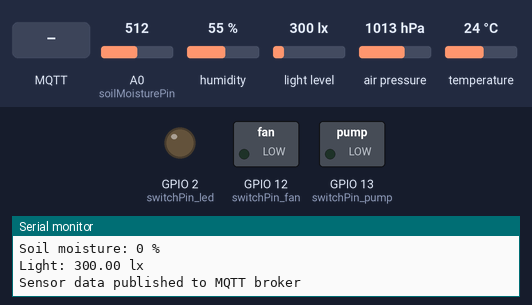
The sketch below on a simulated ESP8266 (NodeMCU). Parts: switched loads named in the sketch (green lamp = pin HIGH), output pins drawn as LEDs (lit = HIGH), the last lines printed to the serial monitor. The inputs (shaded band) are chosen by the test bench; at power-on: A0 (soilMoisturePin) = 512, humidity 55 %, light level 300 lx, air pressure 1013 hPa, temperature 24 °C. WiFi joins after 1.5 s; servers stay silent unless stated; random numbers use the default seed unless the sketch sets one; no MQTT or app messages arrive unless stated.

Above: at 3.2 s.
3.3 s: MQTT message "1" arrives on the first subscribed topic
At 4.5 s:
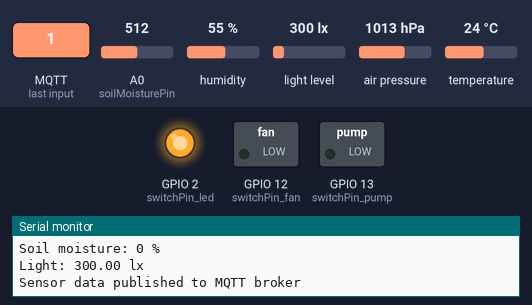
5.5 s: MQTT message "3" arrives on the second subscribed topic
At 6.7 s:
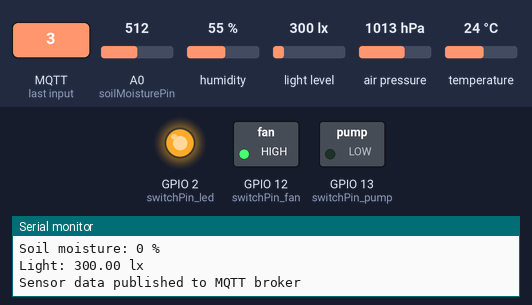
7.5 s: MQTT message "5" arrives on the third subscribed topic
At 8.9 s:
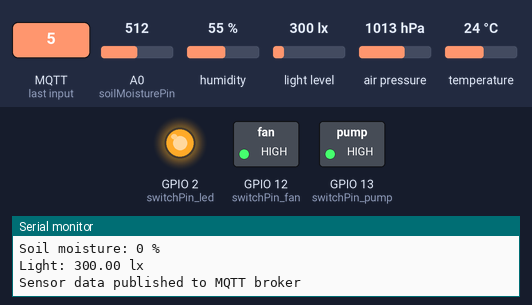
9.6 s: MQTT message "3" arrives on the first subscribed topic
At 11.0 s:
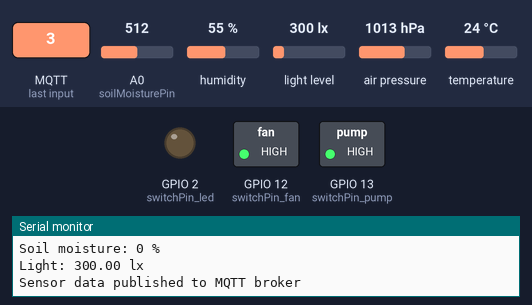
11.6 s: MQTT message "1" arrives on the second subscribed topic
At 13.2 s:
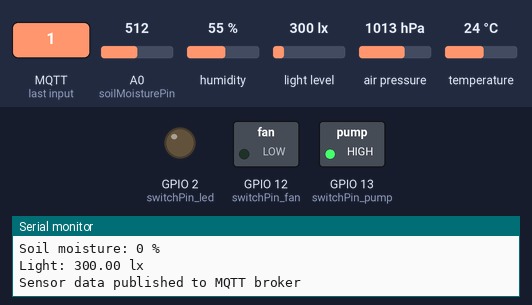
13.6 s: MQTT message "1" arrives on the third subscribed topic
At 15.4 s:
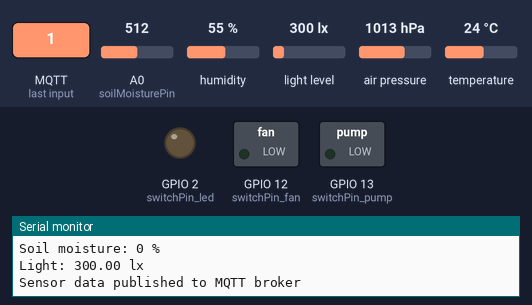
Timing chart, 0 to 16.6 s (numbered marks = the images above; inputs shaded):
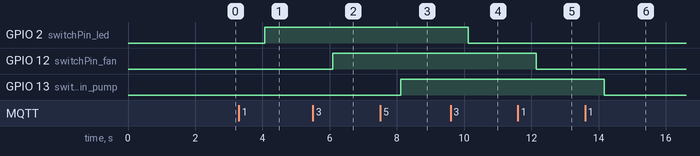

Measured:
- after the input at 3.3 s, GPIO 2 (switchPin_led): LOW → HIGH after 0.77 s
- after the input at 5.5 s, GPIO 12 (switchPin_fan): LOW → HIGH after 0.59 s
- after the input at 7.5 s, GPIO 13 (switchPin_pump): LOW → HIGH after 0.61 s
- after the input at 9.6 s, GPIO 2 (switchPin_led): HIGH → LOW after 0.53 s
- after the input at 11.6 s, GPIO 12 (switchPin_fan): HIGH → LOW after 0.54 s
- after the input at 13.6 s, GPIO 13 (switchPin_pump): HIGH → LOW after 0.56 s

The sketch:

sketch_apr08a.ino
```cpp
#include <ESP8266WiFi.h>
#include <PubSubClient.h>
#include <Adafruit_Sensor.h>
#include <Adafruit_BME280.h>
#include <BH1750.h>

// 請填入您的 WiFi 資訊
#define WIFI_SSID "YOUR_WIFI_SSID"
#define WIFI_PASSWORD "YOUR_WIFI_PASSWORD"

// 請填入您的 MQTT 伺服器資訊
#define MQTT_SERVER "YOUR_MQTT_SERVER_IP"
#define MQTT_PORT 1883
#define MQTT_USERNAME "YOUR_MQTT_USERNAME"
#define MQTT_PASSWORD "YOUR_MQTT_PASSWORD"

// 定義 MQTT Topic
#define MQTT_TOPIC "homeassistant/sensor/bme280"
#define MQTT_TOPIC_1 "homeassistant/sensor/soil_moisture"
#define MQTT_TOPIC_2 "homeassistant/sensor/bh1750"
#define MQTT_SWITCH_TOPIC "homeassistant/switch/led"
#define MQTT_SWITCH_TOPIC_1 "homeassistant/switch/fan"
#define MQTT_SWITCH_TOPIC_2 "homeassistant/switch/pump"

long lastMsg = 0;
char msg[50];
int value = 0;

WiFiClient wifiClient;
PubSubClient mqttClient(wifiClient);

Adafruit_BME280 bme;
BH1750 bh;
int soilMoisturePin = A0;
int soilMoistureValue = 0;
int switchPin_led = 2;
int switchPin_fan= 12;
int switchPin_pump= 13;

void setup() {
  Serial.begin(115200);
  pinMode(switchPin_led, OUTPUT);
  digitalWrite(switchPin_led, LOW);
  pinMode(switchPin_fan, OUTPUT);
  digitalWrite(switchPin_fan, LOW);
  pinMode(switchPin_pump, OUTPUT);
  digitalWrite(switchPin_pump, LOW);

  WiFi.mode(WIFI_STA);
  WiFi.begin(WIFI_SSID, WIFI_PASSWORD);

  while (WiFi.status() != WL_CONNECTED) {
    delay(1000);
    Serial.println("Connecting to WiFi...");
  }

  mqttClient.setServer(MQTT_SERVER, MQTT_PORT);
  mqttClient.setCallback(mqttCallback);

  while(!mqttClient.connected()) {
    String clientId = "ESP8266Client-";
    clientId += String(random(0xffff), HEX);

    if(mqttClient.connect(clientId.c_str(), MQTT_USERNAME, MQTT_PASSWORD)) {
      Serial.println("Connected to MQTT broker");
      mqttClient.subscribe(MQTT_SWITCH_TOPIC);
      mqttClient.subscribe(MQTT_SWITCH_TOPIC_1);
      mqttClient.subscribe(MQTT_SWITCH_TOPIC_2);
    } else {
      Serial.print("Failed to connect to MQTT broker, rc=");
      Serial.println(mqttClient.state());
      delay(1000);
    }
  }

  Serial.println("Connected to WiFi and MQTT broker");
}

void loop() {
  bme.begin(0x76); // I2C Address
  bh.begin();
  float temperature = bme.readTemperature();
  float humidity = bme.readHumidity();
  float pressure = bme.readPressure() / 100.0F;
  float light = bh.readLightLevel();
  soilMoistureValue = ((analogRead(soilMoisturePin))/1023)*100;

  Serial.print("Temperature: ");
  Serial.print(temperature);
  Serial.println(" *C");

  Serial.print("Humidity: ");
  Serial.print(humidity);
  Serial.println(" %");

  Serial.print("Soil moisture: ");
  Serial.print(soilMoistureValue);
  Serial.println(" %");

  Serial.print("Light: ");
  Serial.print(light);
  Serial.println(" lx");

  if (mqttClient.connected()) {
    mqttClient.publish(MQTT_TOPIC "/temperature", String(temperature).c_str());
    mqttClient.publish(MQTT_TOPIC "/humidity", String(humidity).c_str());
    mqttClient.publish(MQTT_TOPIC_1 "/moisture", String(soilMoistureValue).c_str());
    mqttClient.publish(MQTT_TOPIC_2 "/light", String(light).c_str());
    Serial.println("Sensor data published to MQTT broker");
    delay(1000);
    mqttReconnect();
  }
  mqttClient.loop();
}

void mqttCallback(char* topic, byte* payload, unsigned int length) {
  Serial.print("Message arrived [");
  Serial.print(topic);
  Serial.print("] ");

  if (strcmp(topic, MQTT_SWITCH_TOPIC) == 0) {
    digitalWrite(switchPin_led, (char)payload[0] == '1' ? HIGH : LOW);
  }
  if (strcmp(topic, MQTT_SWITCH_TOPIC_1) == 0) {
    digitalWrite(switchPin_fan, (char)payload[0] == '3' ? HIGH : LOW);
  }
  if (strcmp(topic, MQTT_SWITCH_TOPIC_2) == 0) {
    digitalWrite(switchPin_pump, (char)payload[0] == '5' ? HIGH : LOW);
  }
}

void mqttReconnect() {
  while (!mqttClient.connected()) {
    String clientId = "ESP8266Client-";
    clientId += String(random(0xffff), HEX);

    if(mqttClient.connect(clientId.c_str(), MQTT_USERNAME, MQTT_PASSWORD)) {
      Serial.println("Connected to MQTT broker");
      mqttClient.subscribe(MQTT_SWITCH_TOPIC);
      mqttClient.subscribe(MQTT_SWITCH_TOPIC_1);
      mqttClient.subscribe(MQTT_SWITCH_TOPIC_2);
    } else {
      Serial.print("Failed to connect to MQTT broker, rc=");
      Serial.println(mqttClient.state());
      delay(1000);
    }
  }
}
```
